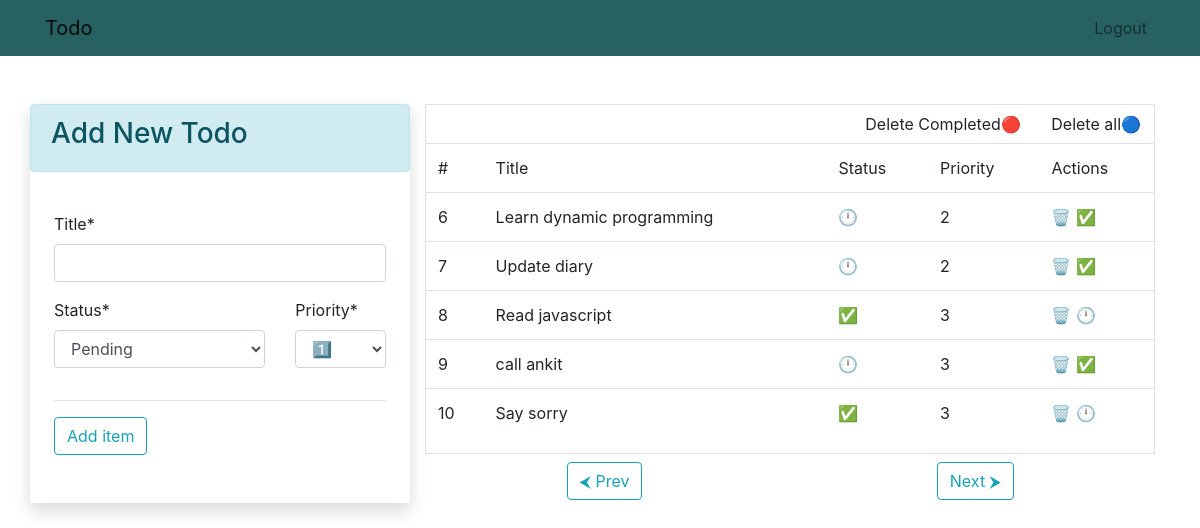
Page /?page=2 (signed in) on the committed database.
### app/models.py (models this page shows, shortened)
class Item(models.Model) :
    status_choices = [ ('C' , "Completed") , ('P' , "Pending") ]
    priority_choices = [ (1 , '1️⃣' ) ,  (2 , '2️⃣'), (3 , '3️⃣'),
            (4 , '4️⃣'), (5 , '5️⃣')
    ]
    user = models.ForeignKey( to = User , on_delete= models.CASCADE)
    title = models.CharField(max_length= 50 )
    status = models.CharField(max_length= 2 , choices= status_choices , default= 'P')
    priority = models.IntegerField(choices= priority_choices , default = 1 )

### app/views.py (the view)
# urls.py: path('' , views.home_view , name = "home" ) ,
@login_required(login_url= "login")
def home_view(request) :
    form = ItemForm()
    user = request.user
    all_items = Item.objects.filter(user = user ).order_by('priority')
    p =  Paginator(all_items , 5 )
    page_number = request.GET.get('page' )
    page = p.get_page(page_number  )
    x = page.number
    print(x)
    context = { 'form' : form , 'all_items' : page }
    return render(request , 'app/home.html' , context = context )

### app/forms.py
class ItemForm(forms.ModelForm) :
    class Meta :
        model = Item
        fields = ['title' , 'status' , 'priority']

### app/templates/app/home.html (shortened to what this page needs)
{% extends 'app/base.html' %}
{% load crispy_forms_tags %}
{% block content %}
    <div class="container pt-4">
        <div class="row mt-4 p-0">
            <div class="col-lg-4 shadow p-0 pb-4">
                <div class="alert alert-info">
                    <h3>Add New Todo</h3>
                </div>
                <div class="p-4">
                    <form action = "add-item/" method="post">
                        {{ form.title | as_crispy_field }}
                        <div class="row">
                            <div class="col-md-8">
                                {{ form.status| as_crispy_field }}
                            </div>
                            <div class="col-md-4">
                                {{ form.priority | as_crispy_field }}
                            </div>
                        </div>
                        <hr>
                        <button class = "btn btn-outline-info" >Add item</button>
                    </form>
                </div>
            </div>
            <div class="col">
                <div class="border">
                    {% if all_items|length == 0 %}
                        <div class="p-4">
                            <br><br>
                            <div class="alert alert-info text-center">
                                <h2>No Todos Yet</h2>
                            </div>
                            <br> <br>
                        </div>
                    {% else %}
                        <div  class = 'text-right'>
                            <a href="{% url 'delete-completed' user.username %}" title = "Delete Completed" class= 'btn'>Delete Completed🔴</a>
                            <a href="{% url 'delete-all' user.username %}" title = "Delete All" class= 'btn'>Delete all🔵</a>
                        </div>
                        <table class = "table">
                            <thead>
                                <tr>
                                    <td>#</td>
                                    <td>Title</td>
                                    <td>Status</td>
                                    <td>Priority</td>
                                    <td>Actions</td>
                                </tr>
                            </thead>
                            <tbody>
                                {% for item in all_items %}
                                    <tr>
                                        <td>{{ all_items.start_index|add:forloop.counter0 }}</td>
                                        <td>{{ item.title }}</td>
                                        <td>
                                            {% if item.status == "C" %}
                                            ✅
                                            {% else %}
                                            🕛
                                            {% endif %}
                                        </td>
                                        <td>{{ item.priority }}</td>
                                        <td>
                                            <a href="{% url 'delete-item' item.id %}" title = 'delete' >🗑️</a>
                                            {% if item.status == "P" %}
                                                <a href="{% url 'change-status' item.id  'C' %}" title = 'Mark as completed'>✅</a>
                                            {% else %}
                                                <a href="{% url 'change-status' item.id 'P' %}" title = 'Mark as pending'>🕛</a>
                                            {% endif %}
                                        </td>
                                    </tr>
                                {% endfor %}
                            </tbody>
                        </table>
                        {% endif %}
                    </div>
                    <div class = "row text-center pt-2">
                        <div class = "col-md-6 pl-4">
                            {% if all_items.has_previous %}
                            <a href="{% url 'home' %}?page={{ all_items.previous_page_number }} " class= 'btn btn-outline-info' >⮜ Prev</a>
                        {% endif %}
                        </div>
                        <div class="col-md-6 pr-4">
                            {% if all_items.has_next %}
                                <a href="{% url 'home' %}?page={{ all_items.next_page_number }}"  class = 'btn btn-outline-info'>Next ⮞</a>
                            {% endif %}
                        </div>
                    </div>
            </div>
        </div>
    </div>
{% endblock content %}

### rows in the picture
Item: start_index|add "6", title "Learn dynamic programming", priority "2"
Item: start_index|add "7", title "Update diary", priority "2"
Item: start_index|add "8", title "Read javascript", priority "3"
Item: start_index|add "9", title "call ankit", priority "3"
Item: start_index|add "10", title "Say sorry", priority "3"
